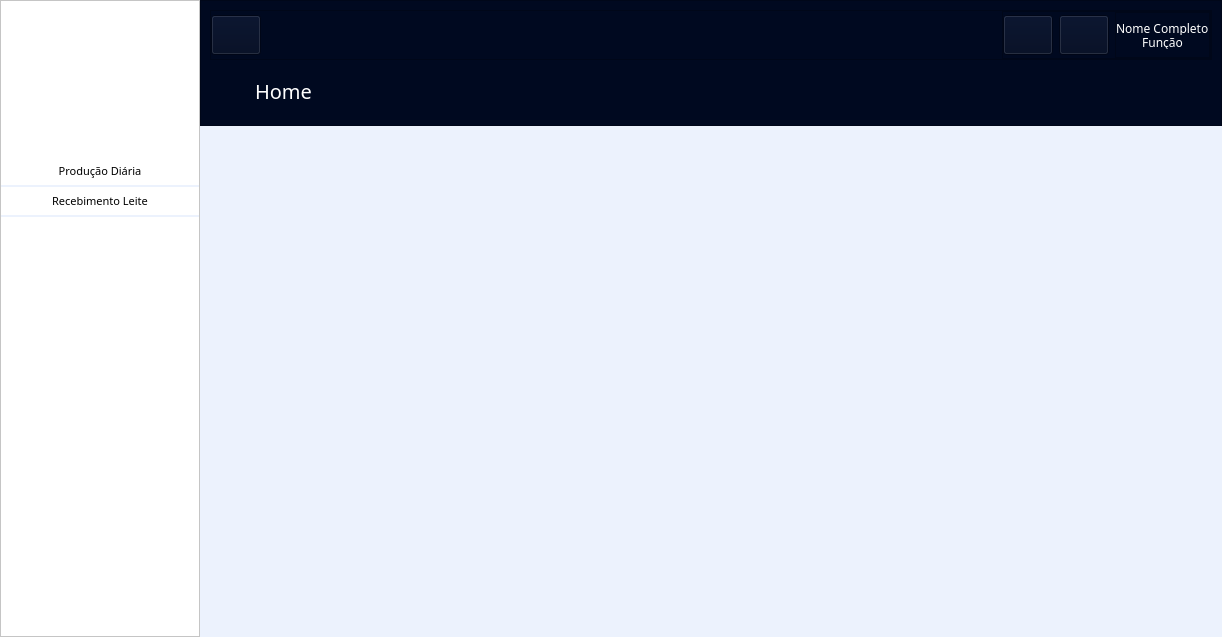
<?xml version="1.0" encoding="UTF-8"?>
<ui version="4.0">
 <class>Form</class>
 <widget class="QWidget" name="Form">
  <property name="geometry">
   <rect>
    <x>0</x>
    <y>0</y>
    <width>1222</width>
    <height>637</height>
   </rect>
  </property>
  <property name="windowTitle">
   <string>Form</string>
  </property>
  <property name="styleSheet">
   <string notr="true">QWidget {
	background-color: #ECF2FD;
}

</string>
  </property>
  <layout class="QGridLayout" name="gridLayout">
   <property name="leftMargin">
    <number>0</number>
   </property>
   <property name="topMargin">
    <number>0</number>
   </property>
   <property name="rightMargin">
    <number>0</number>
   </property>
   <property name="bottomMargin">
    <number>0</number>
   </property>
   <property name="spacing">
    <number>0</number>
   </property>
   <item row="0" column="1">
    <widget class="QFrame" name="frame">
     <property name="sizePolicy">
      <sizepolicy hsizetype="Preferred" vsizetype="Minimum">
       <horstretch>0</horstretch>
       <verstretch>0</verstretch>
      </sizepolicy>
     </property>
     <property name="styleSheet">
      <string notr="true">background-color: #000920;</string>
     </property>
     <property name="frameShape">
      <enum>QFrame::StyledPanel</enum>
     </property>
     <property name="frameShadow">
      <enum>QFrame::Raised</enum>
     </property>
     <layout class="QVBoxLayout" name="verticalLayout_4">
      <item>
       <widget class="QFrame" name="frame_4">
        <property name="sizePolicy">
         <sizepolicy hsizetype="Preferred" vsizetype="Maximum">
          <horstretch>0</horstretch>
          <verstretch>0</verstretch>
         </sizepolicy>
        </property>
        <property name="minimumSize">
         <size>
          <width>50</width>
          <height>50</height>
         </size>
        </property>
        <property name="maximumSize">
         <size>
          <width>16777215</width>
          <height>50</height>
         </size>
        </property>
        <property name="frameShape">
         <enum>QFrame::StyledPanel</enum>
        </property>
        <property name="frameShadow">
         <enum>QFrame::Raised</enum>
        </property>
        <layout class="QHBoxLayout" name="horizontalLayout">
         <property name="spacing">
          <number>0</number>
         </property>
         <property name="leftMargin">
          <number>0</number>
         </property>
         <property name="topMargin">
          <number>0</number>
         </property>
         <property name="rightMargin">
          <number>0</number>
         </property>
         <property name="bottomMargin">
          <number>0</number>
         </property>
         <item>
          <widget class="QPushButton" name="btn_toogle">
           <property name="minimumSize">
            <size>
             <width>50</width>
             <height>40</height>
            </size>
           </property>
           <property name="maximumSize">
            <size>
             <width>50</width>
             <height>40</height>
            </size>
           </property>
           <property name="styleSheet">
            <string notr="true">QPushButton {
	image: url(:/newPrefix/toggle_button.png);
	padding: 3px
}
QPushButton:hover {
	padding: 0;
}</string>
           </property>
           <property name="text">
            <string/>
           </property>
          </widget>
         </item>
         <item alignment="Qt::AlignRight">
          <widget class="QFrame" name="frame_7">
           <property name="frameShape">
            <enum>QFrame::StyledPanel</enum>
           </property>
           <property name="frameShadow">
            <enum>QFrame::Raised</enum>
           </property>
           <layout class="QHBoxLayout" name="horizontalLayout_2">
            <property name="spacing">
             <number>6</number>
            </property>
            <property name="leftMargin">
             <number>0</number>
            </property>
            <property name="topMargin">
             <number>0</number>
            </property>
            <property name="rightMargin">
             <number>0</number>
            </property>
            <property name="bottomMargin">
             <number>0</number>
            </property>
            <item>
             <widget class="QPushButton" name="btn_notfy">
              <property name="minimumSize">
               <size>
                <width>50</width>
                <height>40</height>
               </size>
              </property>
              <property name="maximumSize">
               <size>
                <width>50</width>
                <height>40</height>
               </size>
              </property>
              <property name="styleSheet">
               <string notr="true">QPushButton {
	image: url(:/newPrefix/sino.png);
	padding: 7px
}
QPushButton:hover {
	padding: 0;
}</string>
              </property>
              <property name="text">
               <string/>
              </property>
             </widget>
            </item>
            <item>
             <widget class="QPushButton" name="pushButton_3">
              <property name="minimumSize">
               <size>
                <width>50</width>
                <height>40</height>
               </size>
              </property>
              <property name="maximumSize">
               <size>
                <width>50</width>
                <height>40</height>
               </size>
              </property>
              <property name="styleSheet">
               <string notr="true">image: url(:/newPrefix/user.png)</string>
              </property>
              <property name="text">
               <string/>
              </property>
             </widget>
            </item>
            <item>
             <widget class="QFrame" name="frame_8">
              <property name="styleSheet">
               <string notr="true">color: white;</string>
              </property>
              <property name="frameShape">
               <enum>QFrame::StyledPanel</enum>
              </property>
              <property name="frameShadow">
               <enum>QFrame::Raised</enum>
              </property>
              <layout class="QVBoxLayout" name="verticalLayout_5">
               <property name="spacing">
                <number>0</number>
               </property>
               <property name="leftMargin">
                <number>0</number>
               </property>
               <property name="topMargin">
                <number>8</number>
               </property>
               <property name="rightMargin">
                <number>0</number>
               </property>
               <property name="bottomMargin">
                <number>8</number>
               </property>
               <item>
                <widget class="QLabel" name="label_3">
                 <property name="font">
                  <font>
                   <family>Raleway</family>
                   <pointsize>9</pointsize>
                  </font>
                 </property>
                 <property name="text">
                  <string>Nome Completo</string>
                 </property>
                </widget>
               </item>
               <item>
                <widget class="QLabel" name="label_4">
                 <property name="font">
                  <font>
                   <family>Raleway</family>
                  </font>
                 </property>
                 <property name="text">
                  <string>Função</string>
                 </property>
                 <property name="alignment">
                  <set>Qt::AlignCenter</set>
                 </property>
                </widget>
               </item>
              </layout>
             </widget>
            </item>
           </layout>
          </widget>
         </item>
        </layout>
       </widget>
      </item>
      <item>
       <widget class="QLabel" name="label_titulo">
        <property name="minimumSize">
         <size>
          <width>0</width>
          <height>50</height>
         </size>
        </property>
        <property name="maximumSize">
         <size>
          <width>16777215</width>
          <height>50</height>
         </size>
        </property>
        <property name="font">
         <font>
          <family>Raleway</family>
          <pointsize>15</pointsize>
         </font>
        </property>
        <property name="styleSheet">
         <string notr="true">color: white;
padding-left: 40px;</string>
        </property>
        <property name="text">
         <string>Home</string>
        </property>
       </widget>
      </item>
     </layout>
    </widget>
   </item>
   <item row="0" column="0" rowspan="2">
    <widget class="QFrame" name="menu_lateral">
     <property name="sizePolicy">
      <sizepolicy hsizetype="Expanding" vsizetype="Expanding">
       <horstretch>0</horstretch>
       <verstretch>0</verstretch>
      </sizepolicy>
     </property>
     <property name="minimumSize">
      <size>
       <width>0</width>
       <height>0</height>
      </size>
     </property>
     <property name="maximumSize">
      <size>
       <width>200</width>
       <height>16777215</height>
      </size>
     </property>
     <property name="styleSheet">
      <string notr="true">background-color: rgb(255, 255, 255);
border-right: 1px solid rgb(183, 182, 202)</string>
     </property>
     <property name="frameShape">
      <enum>QFrame::StyledPanel</enum>
     </property>
     <property name="frameShadow">
      <enum>QFrame::Raised</enum>
     </property>
     <layout class="QVBoxLayout" name="verticalLayout">
      <property name="leftMargin">
       <number>0</number>
      </property>
      <property name="topMargin">
       <number>0</number>
      </property>
      <property name="rightMargin">
       <number>0</number>
      </property>
      <property name="bottomMargin">
       <number>0</number>
      </property>
      <item>
       <widget class="QPushButton" name="btn_home">
        <property name="minimumSize">
         <size>
          <width>0</width>
          <height>100</height>
         </size>
        </property>
        <property name="maximumSize">
         <size>
          <width>16777215</width>
          <height>150</height>
         </size>
        </property>
        <property name="styleSheet">
         <string notr="true">QPushButton {
	border: none;
	image: url(:/newPrefix/Logo-Limpa.png);
	padding: 10px;
}

QPushButton:hover {
	padding: 9px;
}</string>
        </property>
        <property name="text">
         <string/>
        </property>
       </widget>
      </item>
      <item alignment="Qt::AlignTop">
       <widget class="QFrame" name="frame_5">
        <property name="styleSheet">
         <string notr="true">border:none</string>
        </property>
        <property name="frameShape">
         <enum>QFrame::StyledPanel</enum>
        </property>
        <property name="frameShadow">
         <enum>QFrame::Raised</enum>
        </property>
        <layout class="QVBoxLayout" name="verticalLayout_2">
         <property name="spacing">
          <number>0</number>
         </property>
         <property name="leftMargin">
          <number>0</number>
         </property>
         <property name="topMargin">
          <number>0</number>
         </property>
         <property name="rightMargin">
          <number>0</number>
         </property>
         <property name="bottomMargin">
          <number>0</number>
         </property>
         <item>
          <widget class="QPushButton" name="btn_producao">
           <property name="minimumSize">
            <size>
             <width>0</width>
             <height>30</height>
            </size>
           </property>
           <property name="font">
            <font>
             <family>Raleway</family>
             <pointsize>8</pointsize>
            </font>
           </property>
           <property name="styleSheet">
            <string notr="true">QPushButton {
	border:none;
	border-bottom: 2px solid rgb(236, 242, 253)
}
QPushButton:hover {
	
	background-color: rgb(243, 243, 243)
}</string>
           </property>
           <property name="text">
            <string>Produção Diária</string>
           </property>
          </widget>
         </item>
         <item>
          <widget class="QPushButton" name="btn_recebimento">
           <property name="minimumSize">
            <size>
             <width>0</width>
             <height>30</height>
            </size>
           </property>
           <property name="font">
            <font>
             <family>Raleway</family>
             <pointsize>8</pointsize>
            </font>
           </property>
           <property name="styleSheet">
            <string notr="true">QPushButton {
	border:none;
	border-bottom: 2px solid rgb(236, 242, 253)
}
QPushButton:hover {
	
	background-color: rgb(243, 243, 243)
}</string>
           </property>
           <property name="text">
            <string>Recebimento Leite</string>
           </property>
          </widget>
         </item>
        </layout>
       </widget>
      </item>
     </layout>
    </widget>
   </item>
   <item row="1" column="1">
    <widget class="QFrame" name="conteudo_principal">
     <property name="sizePolicy">
      <sizepolicy hsizetype="Preferred" vsizetype="Expanding">
       <horstretch>0</horstretch>
       <verstretch>0</verstretch>
      </sizepolicy>
     </property>
     <property name="styleSheet">
      <string notr="true">background-color: #ECF2FD;
border: none;</string>
     </property>
     <property name="frameShape">
      <enum>QFrame::StyledPanel</enum>
     </property>
     <property name="frameShadow">
      <enum>QFrame::Raised</enum>
     </property>
     <layout class="QHBoxLayout" name="horizontalLayout_3">
      <property name="leftMargin">
       <number>0</number>
      </property>
      <property name="topMargin">
       <number>0</number>
      </property>
      <property name="rightMargin">
       <number>0</number>
      </property>
      <property name="bottomMargin">
       <number>0</number>
      </property>
      <item>
       <widget class="QStackedWidget" name="navWidget">
        <property name="currentIndex">
         <number>-1</number>
        </property>
       </widget>
      </item>
     </layout>
    </widget>
   </item>
  </layout>
  <zorder>frame</zorder>
  <zorder>menu_lateral</zorder>
  <zorder>conteudo_principal</zorder>
 </widget>
 <resources>
  <include location="../Documents/Programação/Projetos/Rancho-Alere/media/resource.qrc"/>
 </resources>
 <connections/>
</ui>
